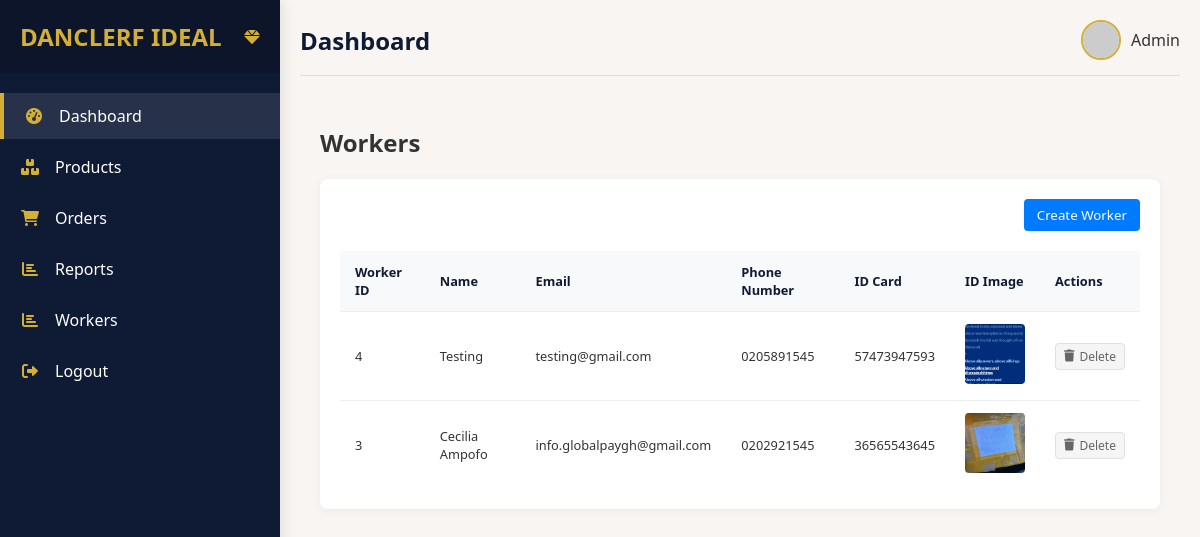
The app's page /workers/ (signed in) with its own data.
### shop/models/workers.py (models this page shows, shortened)
class Worker(BaseModel):
    user = models.ForeignKey(User, on_delete=models.CASCADE)
    name = models.CharField(max_length=100)
    email = models.EmailField(null=True, blank=True)
    phone_number = models.CharField(max_length=100)
    id_card = models.CharField(max_length=100)
    id_image = models.ImageField()

### shop/views.py (the view)
# urls.py: path('workers/', workers, name='workers'),
@login_required
def workers(request):
    try:
        has_activated_account(request)
    except:
        pass
    workers = Worker.objects.all()
    form = CreateWorkerForm()
    return render(request, "main/workers.html", {"workers": workers, "form": form})

### shop/views.py (called while the page is built)
def has_activated_account(request):
    if request.user.has_activated == False:
        messages.error(request, "Contact Support to activate your Account")
        logout(request)
        return redirect("login_view")

### templates/main/workers.html (shortened to what this page needs)
{% extends 'main/base.html' %}
{% load static %}
{% block content %}
<div class="reports-container">
    <div class="reports-header">
        <h2>Workers</h2>
    </div>
    <div class="workers-container">
        <div class="header-actions">
            <button id="createWorkerBtn" class="btn btn-primary">Create Worker</button>
        </div>
        <div class="workers-table">
            <table>
                <thead>
                    <tr>
                        <th>Worker ID</th>
                        <th>Name</th>
                        <th>Email</th>
                        <th>Phone Number</th>
                        <th>ID Card</th>
                        <th>ID Image</th>
                        <th>Actions</th>
                    </tr>
                </thead>
                <tbody id="workersTableBody">
                    {% for worker in workers %}
                    <tr>
                        <td>{{ worker.id }}</td>
                        <td>{{ worker.name }}</td>
                        <td>{{ worker.email }}</td>
                        <td>{{ worker.phone_number }}</td>
                        <td>{{ worker.id_card }}</td>
                        <td>
                            {% if worker.id_image %}
                                <img src="{{ worker.id_image.url }}" alt="ID Image" class="id-image">
                            {% else %}
                                -
                            {% endif %}
                        </td>
                        <td>
                            <div class="action-buttons">
                                <a href="{% url 'delete_worker' worker.id %}" class="delete-btn">
                                    <i class="fas fa-trash"></i> Delete
                                </a>
                            </div>
                        </td>
                    </tr>
                    {% endfor %}
                </tbody>
            </table>
        </div>
    </div>
</div>
{% endblock content %}

### templates/main/base.html (style rules this page uses)
:root { --primary: #0F1A34; --secondary: #D4AF37; --bg: #F8F5F2; --accent: #800020; --success: #028A0F; --text: #333333; --sidebar-width: 280px; }
* { margin: 0; padding: 0; box-sizing: border-box; font-family: 'Segoe UI', Tahoma, Geneva, Verdana, sans-serif; }
body { background-color: var(--bg); color: var(--text); display: flex; min-height: 100vh; overflow-x: hidden; position: relative; }
table { width: 100%; border-collapse: collapse; min-width: 600px; }
table th { text-align: left; padding: 12px 15px; background: var(--bg); color: var(--primary); font-weight: 600; font-size: clamp(0.8rem, 1vw, 0.9rem); }
table td { padding: 12px 15px; border-bottom: 1px solid #eee; font-size: clamp(0.8rem, 1vw, 0.9rem); }
table tr:last-child td { border-bottom: none; }
.action-buttons { display: flex; gap: 8px; }
.action-buttons a { padding: 4px 8px; border-radius: 4px; font-size: 0.75rem; text-decoration: none; transition: all 0.2s; }
.action-buttons .delete-btn { background-color: #f5f5f5; color: #666; border: 1px solid #e0e0e0; }
.btn { padding: 10px 20px; border-radius: 4px; font-weight: 500; cursor: pointer; transition: all 0.2s; border: none; }
.btn-primary { background-color: var(--secondary); color: white; }

### templates/main/workers.html (style rules this page uses)
.reports-container { padding: 20px; max-width: 1200px; margin: 0 auto; }
.workers-container { background: white; border-radius: 8px; box-shadow: 0 2px 10px rgba(0,0,0,0.05); padding: 20px; margin-top: 20px; }
.header-actions { margin-bottom: 20px; display: flex; justify-content: flex-end; }
.workers-table { overflow-x: auto; }
.workers-table table { width: 100%; border-collapse: collapse; }
.workers-table th, .workers-table td { padding: 12px 15px; text-align: left; border-bottom: 1px solid #eee; }
.workers-table th { background: #f8f9fa; font-weight: 600; }
.id-image { width: 60px; height: 60px; object-fit: cover; border-radius: 4px; }
.action-buttons { display: flex; gap: 8px; }
.delete-btn { color: #dc3545; text-decoration: none; display: flex; align-items: center; gap: 5px; }
.btn { padding: 0.375rem 0.75rem; border-radius: 4px; cursor: pointer; border: 1px solid transparent; }
.btn-primary { background-color: #007bff; color: white; }

### records on screen
Worker: id "4", name "Testing", email "testing@gmail.com", phone_number "0205891545", id_card "57473947593", id_image (picture)
Worker: id "3", name "Cecilia Ampofo", email "info.globalpaygh@gmail.com", phone_number "0202921545", id_card "36565543645", id_image (picture)
